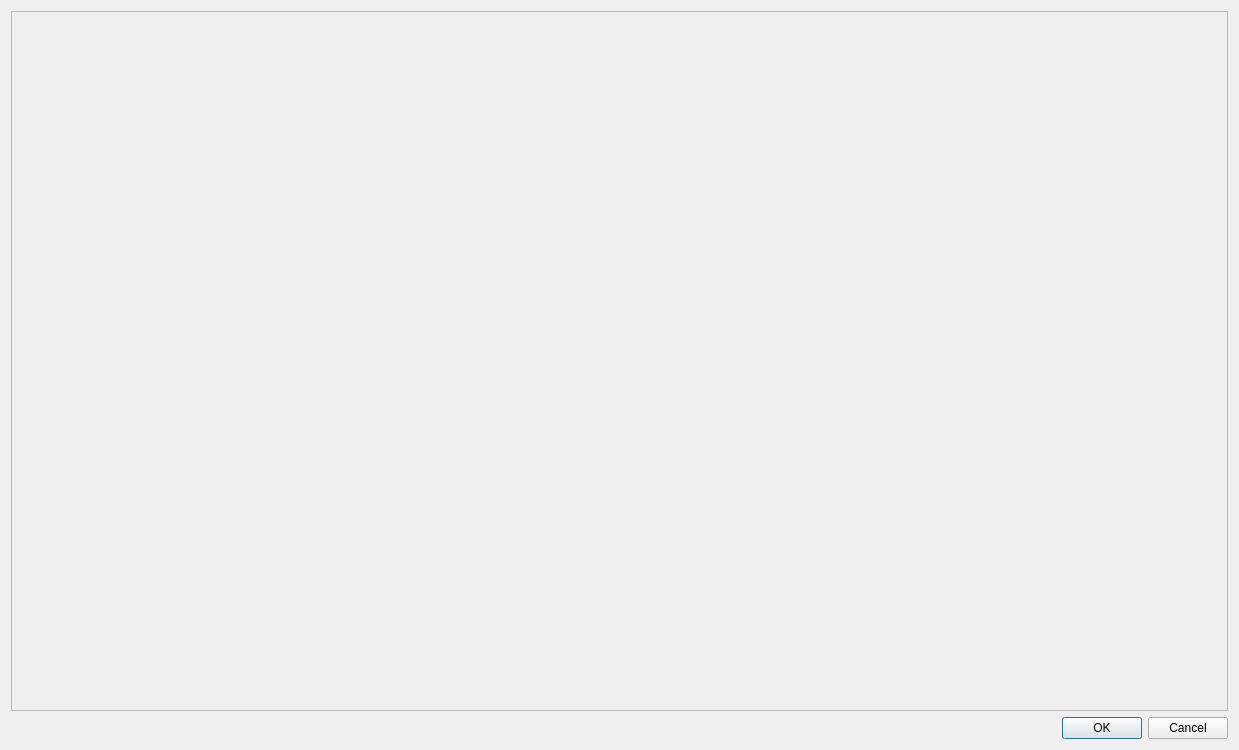
<?xml version="1.0" encoding="UTF-8"?>
<ui version="4.0">
 <class>ScrollDialog</class>
 <widget class="QDialog" name="ScrollDialog">
  <property name="geometry">
   <rect>
    <x>0</x>
    <y>0</y>
    <width>1239</width>
    <height>750</height>
   </rect>
  </property>
  <property name="windowTitle">
   <string>Dialog</string>
  </property>
  <layout class="QVBoxLayout" name="verticalLayout">
   <item>
    <widget class="QScrollArea" name="scrollArea">
     <property name="widgetResizable">
      <bool>true</bool>
     </property>
     <widget class="QWidget" name="scrollAreaWidgetContents">
      <property name="geometry">
       <rect>
        <x>0</x>
        <y>0</y>
        <width>1219</width>
        <height>700</height>
       </rect>
      </property>
     </widget>
    </widget>
   </item>
   <item>
    <widget class="QDialogButtonBox" name="buttonBox">
     <property name="orientation">
      <enum>Qt::Horizontal</enum>
     </property>
     <property name="standardButtons">
      <set>QDialogButtonBox::Cancel|QDialogButtonBox::Ok</set>
     </property>
    </widget>
   </item>
  </layout>
 </widget>
 <resources/>
 <connections>
  <connection>
   <sender>buttonBox</sender>
   <signal>accepted()</signal>
   <receiver>ScrollDialog</receiver>
   <slot>accept()</slot>
   <hints>
    <hint type="sourcelabel">
     <x>248</x>
     <y>254</y>
    </hint>
    <hint type="destinationlabel">
     <x>157</x>
     <y>274</y>
    </hint>
   </hints>
  </connection>
  <connection>
   <sender>buttonBox</sender>
   <signal>rejected()</signal>
   <receiver>ScrollDialog</receiver>
   <slot>reject()</slot>
   <hints>
    <hint type="sourcelabel">
     <x>316</x>
     <y>260</y>
    </hint>
    <hint type="destinationlabel">
     <x>286</x>
     <y>274</y>
    </hint>
   </hints>
  </connection>
 </connections>
</ui>
